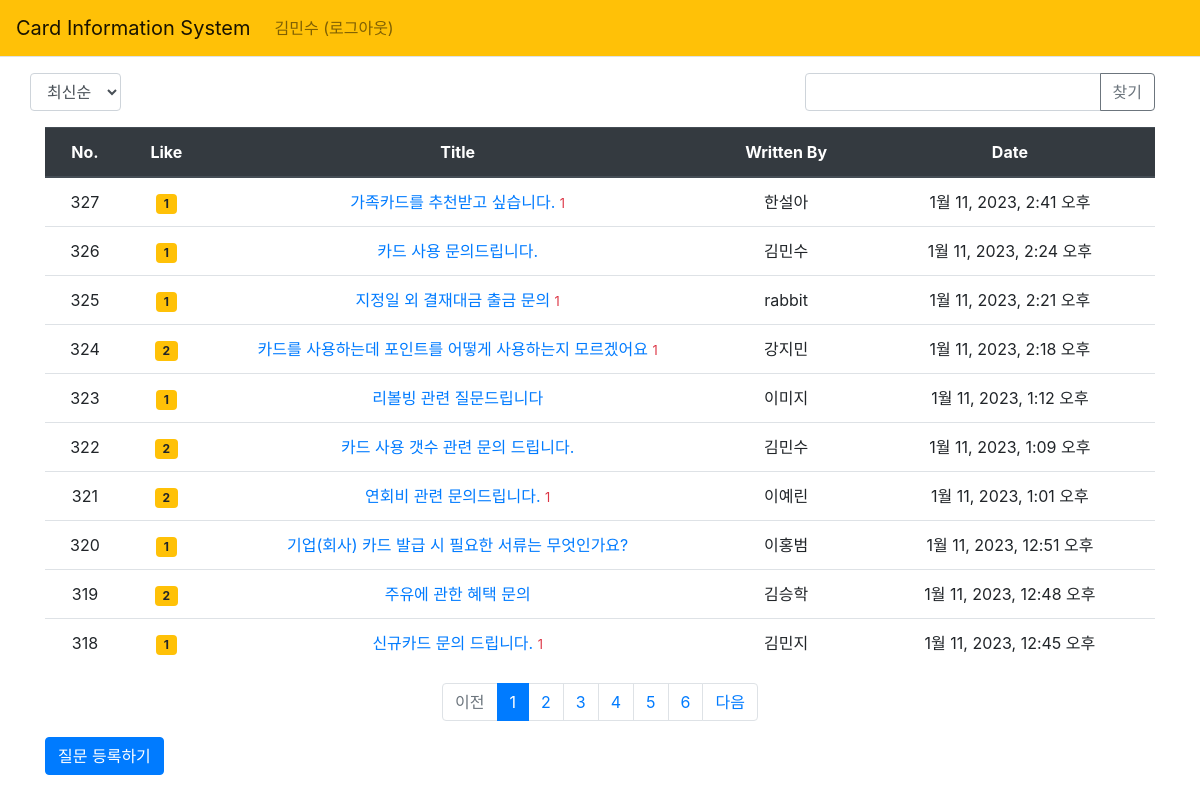
Screenshot of /pybo/ (signed in) with the database file from the repository.
### pybo/models.py (models this page shows, shortened)
class Question(models.Model):
    author = models.ForeignKey(User, on_delete=models.CASCADE,
                               related_name='author_question')
    subject = models.CharField(max_length=200)
    content = models.TextField()
    create_date = models.DateTimeField()
    modify_date = models.DateTimeField(null=True, blank=True)
    voter = models.ManyToManyField(User, related_name='voter_question') #voter추가

### pybo/views/base_views.py (the view, shortened to what this page needs)
# urls.py: path('', base_views.index, name='index'),  # '/' 에 해당되는 path
def index(request):
    page = request.GET.get('page', '1')  # 페이지
    kw = request.GET.get('kw', '') #검색어
    so = request.GET.get('so', 'recent') #정렬 기준
    if so == 'recommend':
        question_list = Question.objects.annotate(num_voter=Count('voter')).order_by('-num_voter', '-create_date')
    elif so == 'popular':
        question_list = Question.objects.annotate(num_answer=Count('answer')).order_by('-num_answer', '-create_date')
    else:  # recent
        question_list = Question.objects.order_by('-create_date')
    paginator = Paginator(question_list, 10)  # 페이지당 10개씩 보여주기
    page_obj = paginator.get_page(page)
    context = {'question_list': page_obj, 'page': page, 'kw': kw, 'so':so}
    return render(request, 'pybo/question_list.html', context)

### pybo/templatetags/pybo_filter.py (called while the page is built)
@register.filter
def sub(value, arg):
    return value - arg

### templates/pybo/question_list.html (shortened to what this page needs)
{% extends 'base.html' %}
{% load pybo_filter %}
{% block content %}
<div class="container my-3">
    <div class="row justify-content-between my-3">
         <div class="col--1">
            <select class="form-control so">
                <option value="recent" {% if so == 'recent' %}selected{% endif %}>최신순</option>
            </select>
        </div>
        <div class="col-4 input-group">
            <input type="text" class="form-control kw"
                   value="{{ kw|default_if_none:'' }}">
            <div class="input-group-append">
                <button class="btn btn-outline-secondary"
                        type="button" id="btn_search">찾기</button>
            </div>
        </div>
    </div>
    <table class="table">
        <thead>
        <tr class="text-center thead-dark">
            <th>No.</th>
            <th>Like</th>
            <th style="width:45%">Title</th>
            <th>Written By</th>
            <th>Date</th>
        </tr>
        </thead>
        <tbody>
        {% if question_list %}
        {% for question in question_list %}
        <tr class="text-center">
            <td>
                {{ question_list.paginator.count|sub:question_list.start_index|sub:forloop.counter0|add:1 }}
            </td>
            <td>
                {% if question.voter.all.count > 0%}
                <span class="badge badge-warning px-2 py-1">
                    {{ question.voter.all.count }}
                </span>
                {% endif %}
            </td>
            <td class="text-center">
                <a href="{% url 'pybo:detail' question.id %}">{{ question.subject }}</a>
                {% if question.answer_set.count > 0 %}
                <span class="text-danger small ml-12">{{ question.answer_set.count }}</span>
                {% endif %}
            </td>
            <td>{{ question.author.username }}</td>
            <td>{{ question.create_date }}</td>
        </tr>
        {% endfor %}
        {% else %}
        <tr>
            <td colspan="3">질문이 없습니다.</td>
        </tr>
        {% endif %}
        </tbody>
    </table>
    <ul class="pagination justify-content-center">
        {% if question_list.has_previous %}
        <li class="page-item">
            <a class="page-link" data-page="{{ question_list.previous_page_number }}" href="#">이전</a>
        </li>
        {% else %}
        <li class="page-item disabled">
            <a class="page-link" tabindex="-1" aria-disabled="true" href="#">이전</a>
        </li>
        {% endif %}
        {% for page_number in question_list.paginator.page_range %}
        {% if page_number >= question_list.number|add:-5 and page_number <= question_list.number|add:5 %}
            {% if page_number == question_list.number %}
            <li class="page-item active" aria-current="page">
                <a class="page-link" data-page="{{ page_number }}" href="#">
                    {{ page_number }}</a>
            </li>
            {% else %}
            <li class="page-item">
                <a class="page-link" data-page="{{ page_number }}" href="#">
                    {{ page_number }}</a>
            </li>
            {% endif %}
        {% endif %}
        {% endfor %}
        {% if question_list.has_next %}
        <li class="page-item">
            <a class="page-link" data-page="{{ question_list.next_page_number }}" href="#">다음</a>
        </li>
        {% else %}
        <li class="page-item disabled">
            <a class="page-link" tabindex="-1" aria-disabled="true" href="#">다음</a>
        </li>
        {% endif %}
    </ul>
    <a href="{% url 'pybo:question_create' %}" class="btn btn-primary">질문 등록하기</a>
   </div>
{% endblock %}

### templates/navbar.html (shortened to what this page needs)
<nav class="navbar navbar-expand-lg navbar-light bg-warning border-bottom">
    <a class="navbar-brand" href="{% url 'pybo:index' %}">Card Information System</a>
    <div class="collapse navbar-collapse flex-grow-0" id="navbarNav">
        <ul class="navbar-nav">
            <li class="nav-item ">
                <li class="nav-item ">
                {% if user.is_authenticated %}
                <a class="nav-link" href="{% url 'common:logout' %}">{{ user.username }} (로그아웃)</a>
                {% else %}
                <a class="nav-link" href="{% url 'common:login' %}">로그인</a>
                {% endif %}
            </li>
        </ul>
    </div>
</nav>

### rows the page displays
Question: paginator.count|sub "327", voter.all.count "1", subject "가족카드를 추천받고 싶습니다.", answer_set.count "1", author.username "한설아", create_date "1월 11, 2023, 2:41 오후"
Question: paginator.count|sub "326", voter.all.count "1", subject "카드 사용 문의드립니다.", author.username "김민수", create_date "1월 11, 2023, 2:24 오후"
Question: paginator.count|sub "325", voter.all.count "1", subject "지정일 외 결재대금 출금 문의", answer_set.count "1", author.username "rabbit", create_date "1월 11, 2023, 2:21 오후"
Question: paginator.count|sub "324", voter.all.count "2", subject "카드를 사용하는데 포인트를 어떻게 사용하는지 모르겠어요", answer_set.count "1", author.username "강지민", create_date "1월 11, 2023, 2:18 오후"
Question: paginator.count|sub "323", voter.all.count "1", subject "리볼빙 관련 질문드립니다", author.username "이미지", create_date "1월 11, 2023, 1:12 오후"
Question: paginator.count|sub "322", voter.all.count "2", subject "카드 사용 갯수 관련 문의 드립니다.", author.username "김민수", create_date "1월 11, 2023, 1:09 오후"
Question: paginator.count|sub "321", voter.all.count "2", subject "연회비 관련 문의드립니다.", answer_set.count "1", author.username "이예린", create_date "1월 11, 2023, 1:01 오후"
Question: paginator.count|sub "320", voter.all.count "1", subject "기업(회사) 카드 발급 시 필요한 서류는 무엇인가요?", author.username "이홍범", create_date "1월 11, 2023, 12:51 오후"
Question: paginator.count|sub "319", voter.all.count "2", subject "주유에 관한 혜택 문의", author.username "김승학", create_date "1월 11, 2023, 12:48 오후"
Question: paginator.count|sub "318", voter.all.count "1", subject "신규카드 문의 드립니다.", answer_set.count "1", author.username "김민지", create_date "1월 11, 2023, 12:45 오후"

### other values shown
{{ user.username }} "김민수"
{{ page_number }} "1"
{{ page_number }} "2" "3" "4" "5" "6"
